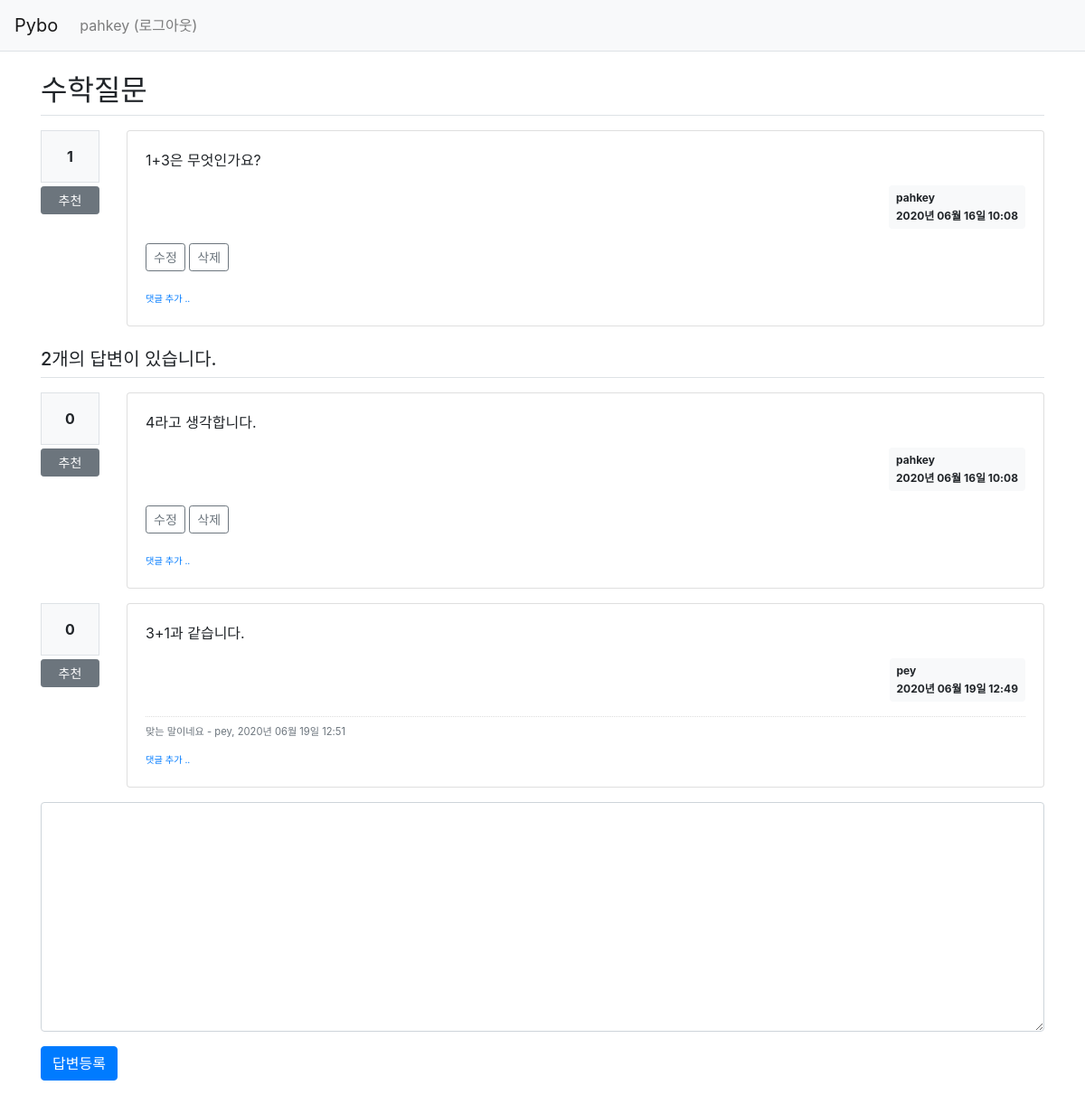
The app's page /question/detail/304/ (signed in) with its own data.
### pybo/models.py (models this page shows)
class User(db.Model):
    id = db.Column(db.Integer, primary_key=True)
    username = db.Column(db.String(150), unique=True, nullable=False)
    password = db.Column(db.String(200), nullable=False)
    email = db.Column(db.String(120), unique=True, nullable=False)

class Question(db.Model):
    id = db.Column(db.Integer, primary_key=True)
    subject = db.Column(db.String(200), nullable=False)
    content = db.Column(db.Text(), nullable=False)
    create_date = db.Column(db.DateTime(), nullable=False)
    user_id = db.Column(db.Integer, db.ForeignKey('user.id', ondelete='CASCADE'), nullable=False)
    user = db.relationship('User', backref=db.backref('question_set'))
    modify_date = db.Column(db.DateTime(), nullable=True)
    voter = db.relationship('User', secondary=question_voter, backref=db.backref('question_voter_set'))

class Answer(db.Model):
    id = db.Column(db.Integer, primary_key=True)
    question_id = db.Column(db.Integer, db.ForeignKey('question.id', ondelete='CASCADE'))
    question = db.relationship('Question', backref=db.backref('answer_set'))
    content = db.Column(db.Text(), nullable=False)
    create_date = db.Column(db.DateTime(), nullable=False)
    user_id = db.Column(db.Integer, db.ForeignKey('user.id', ondelete='CASCADE'), nullable=False)
    user = db.relationship('User', backref=db.backref('answer_set'))
    modify_date = db.Column(db.DateTime(), nullable=True)
    voter = db.relationship('User', secondary=answer_voter, backref=db.backref('answer_voter_set'))

class Comment(db.Model):
    id = db.Column(db.Integer, primary_key=True)
    user_id = db.Column(db.Integer, db.ForeignKey('user.id', ondelete='CASCADE'), nullable=False)
    user = db.relationship('User', backref=db.backref('comment_set'))
    content = db.Column(db.Text(), nullable=False)
    create_date = db.Column(db.DateTime(), nullable=False)
    modify_date = db.Column(db.DateTime())
    question_id = db.Column(db.Integer, db.ForeignKey('question.id', ondelete='CASCADE'), nullable=True)
    question = db.relationship('Question', backref=db.backref('comment_set'))
    answer_id = db.Column(db.Integer, db.ForeignKey('answer.id', ondelete='CASCADE'), nullable=True)
    answer = db.relationship('Answer', backref=db.backref('comment_set'))

### pybo/views/question_views.py (the view)
@bp.route('/detail/<int:question_id>/')
def detail(question_id):
    form = AnswerForm()
    question = Question.query.get_or_404(question_id)
    return render_template('question/question_detail.html', question=question, form=form)

### pybo/forms.py
class AnswerForm(FlaskForm):
    content = TextAreaField('내용', validators=[DataRequired('내용은 필수입력 항목입니다.')])

### pybo/filter.py (called while the page is built)
def format_datetime(value, fmt='%Y년 %m월 %d일 %H:%M'):
    return value.strftime(fmt)

### pybo/views/auth_views.py (called while the page is built)
@bp.before_app_request
def load_logged_in_user():
    user_id = session.get('user_id')
    if user_id is None:
        g.user = None
    else:
        g.user = User.query.get(user_id)

### pybo/templates/question/question_detail.html (shortened to what this page needs)
{% extends 'base.html' %}
{% block content %}
<div class="container my-3">
    <h2 class="border-bottom py-2">{{ question.subject }}</h2>
    <div class="row my-3">
        <div class="col-1">
            <div class="bg-light text-center p-3 border font-weight-bolder mb-1">{{ question.voter|length }}</div>
            <a href="#" data-uri="{{ url_for('vote.question', question_id=question.id) }}"
               class="recommend btn btn-sm btn-secondary btn-block my-1">추천</a>
        </div>
        <div class="col-11">
            <div class="card">
                <div class="card-body">
                    <div class="card-text">{{ question.content|markdown }}</div>
                    <div class="d-flex justify-content-end">
                        <div class="badge badge-light p-2 text-left">
                            <div class="mb-2">{{ question.user.username }}</div>
                            <div>{{ question.create_date|datetime }}</div>
                        </div>
                    </div>
                    {% if g.user == question.user %}
                    <div class="my-3">
                        <a href="{{ url_for('question.modify', question_id=question.id) }}"
                           class="btn btn-sm btn-outline-secondary">수정</a>
                        <a href="#" class="delete btn btn-sm btn-outline-secondary"
                           data-uri="{{ url_for('question.delete', question_id=question.id) }}">삭제</a>
                    </div>
                    {% endif %}
                    <div>
                        <a href="{{ url_for('comment.create_question', question_id=question.id) }}"
                           class="small"><small>댓글 추가 ..</small></a>
                    </div>
                </div>
            </div>
        </div>
    </div>
    <h5 class="border-bottom my-3 py-2">{{ question.answer_set|length }}개의 답변이 있습니다.</h5>
    {% for answer in question.answer_set %}
    <div class="row my-3">
        <div class="col-1">
            <div class="bg-light text-center p-3 border font-weight-bolder mb-1">{{ answer.voter|length }}</div>
            <a href="#" data-uri="{{ url_for('vote.answer', answer_id=answer.id) }}"
                class="recommend btn btn-sm btn-secondary btn-block my-1">추천</a>
        </div>
        <div class="col-11">
            <div class="card">
                <div class="card-body">
                    <div class="card-text">{{ answer.content|markdown }}</div>
                    <div class="d-flex justify-content-end">
                        <div class="badge badge-light p-2 text-left">
                            <div class="mb-2">{{ answer.user.username }}</div>
                            <div>{{ answer.create_date|datetime }}</div>
                        </div>
                    </div>
                    {% if g.user == answer.user %}
                    <div class="my-3">
                        <a href="{{ url_for('answer.modify', answer_id=answer.id) }}"
                            class="btn btn-sm btn-outline-secondary">수정</a>
                        <a href="#" class="delete btn btn-sm btn-outline-secondary "
                            data-uri="{{ url_for('answer.delete', answer_id=answer.id) }}">삭제</a>
                    </div>
                    {% endif %}
                    {% if answer.comment_set|length > 0 %}
                    <div class="mt-3">
                    {% for comment in answer.comment_set %}
                        <div class="comment py-2 text-muted">
                            <span style="white-space: pre-line;">{{ comment.content }}</span>
                            <span>
                                - {{ comment.user.username }}, {{ comment.create_date|datetime }}
                            </span>
                        </div>
                    {% endfor %}
                    </div>
                    {% endif %}
                    <div>
                        <a href="{{ url_for('comment.create_answer', answer_id=answer.id) }}"
                           class="small"><small>댓글 추가 ..</small></a>
                    </div>
                </div>
            </div>
        </div>
    </div>
    {% endfor %}
    <form action="{{ url_for('answer.create', question_id=question.id) }}" method="post" class="my-3">
        <div class="form-group">
            <textarea {% if not g.user %}disabled{% endif %}
                    name="content" id="content" class="form-control" rows="10"></textarea>
        </div>
        <input type="submit" value="답변등록" class="btn btn-primary">
    </form>
</div>
{% endblock %}

### pybo/templates/navbar.html (shortened to what this page needs)
<nav class="navbar navbar-expand-lg navbar-light bg-light border-bottom">
    <a class="navbar-brand" href="{{ url_for('main.index') }}">Pybo</a>
    <div class="collapse navbar-collapse flex-grow-0" id="navbarNav">
        {% if g.user %}
        <ul class="navbar-nav">
            <li class="nav-item ">
                <a class="nav-link" href="{{ url_for('auth.logout') }}">{{ g.user.username }} (로그아웃)</a>
            </li>
        </ul>
        {% endif %}
    </div>
</nav>

### pybo/static/style.css (style rules this page uses)
.comment { border-top:dotted 1px #ddd; font-size:0.7em; }

### records on screen
User: user.username "pahkey"
Question: subject "수학질문", content "1+3은 무엇인가요?", create_date "2020년 06월 16일 10:08"
Answer: voter|length "0", content "4라고 생각합니다.", user.username "pahkey", create_date "2020년 06월 16일 10:08"
Answer: voter|length "0", content "3+1과 같습니다.", user.username "pey", create_date "2020년 06월 19일 12:49"
Comment: content "맞는 말이네요", user.username "pey", create_date "2020년 06월 19일 12:51"

### other values on screen
{{ question.voter|length }} "1"
{{ question.answer_set|length }} "2"
